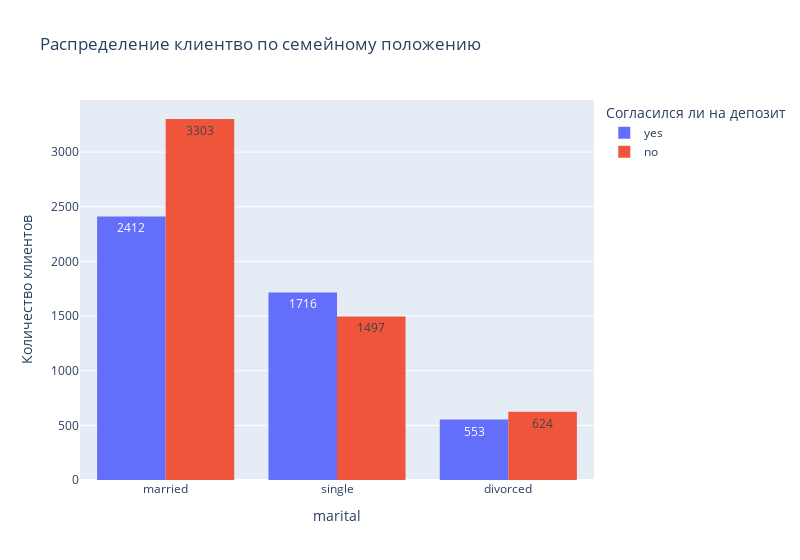

The code cell stored with this chart in its notebook:
### Markdown cell above
> По полученным графикам видно, что большая часть клиентов банка работает в сфере management, что не удивительно, ведь это наиболее распостранённая сфера. Меньше всего клиентов в сфере housemaid. так же стоит отметить, что клиенты сферы student в три раза чаще соглашаются открыть депозит, чем отказываются от него. К тем кто чаще соглашается открыть депозит, чем отказываются от него так же относятся retired (пенсионеры) и unemployed (безработные).

### Code cell
#Построим многоуровневую столбчатую диаграмму
fig_marital = px.histogram(cleaned_df, 
        x="marital", 
        y="deposit", 
        histfunc='count', 
        color="deposit", 
        barmode='group',
        text_auto=True,
        width=800,
        title='Распределение клиентво по семейному положению', 
        labels=dict(job='Сфера занятости клиента', deposit='Согласился ли на депозит')
        )
#Переименуем ось Y
fig_marital.update_layout(yaxis_title_text='Количество клиентов')
fig_marital.show()

### Figure 1 — Plotly figure (JSON) as saved in the notebook; plotly's stock layout.template omitted (floating-point values rounded to 4 significant figures; data arrays with more than 128 entries replaced by an {"elided": "..."} marker saying what was removed)
{"data": [{"alignmentgroup": "True", "bingroup": "x", "histfunc": "count", "hovertemplate": "Согласился ли на депозит=yes<br>marital=%{x}<br>count=%{y}<extra></extra>", "legendgroup": "yes", "marker": {"color": "#636efa", "pattern": {"shape": ""}}, "name": "yes", "offsetgroup": "yes", "orientation": "v", "showlegend": true, "texttemplate": "%{value}", "type": "histogram", "x": {"elided": "4681 str values"}, "xaxis": "x", "y": {"elided": "4681 str values"}, "yaxis": "y"}, {"alignmentgroup": "True", "bingroup": "x", "histfunc": "count", "hovertemplate": "Согласился ли на депозит=no<br>marital=%{x}<br>count=%{y}<extra></extra>", "legendgroup": "no", "marker": {"color": "#EF553B", "pattern": {"shape": ""}}, "name": "no", "offsetgroup": "no", "orientation": "v", "showlegend": true, "texttemplate": "%{value}", "type": "histogram", "x": {"elided": "5424 str values"}, "xaxis": "x", "y": {"elided": "5424 str values"}, "yaxis": "y"}], "layout": {"barmode": "group", "legend": {"title": {"text": "Согласился ли на депозит"}, "tracegroupgap": 0}, "title": {"text": "Распределение клиентво по семейному положению"}, "width": 800, "xaxis": {"anchor": "y", "domain": [0, 1], "title": {"text": "marital"}}, "yaxis": {"anchor": "x", "categoryarray": ["no", "yes"], "categoryorder": "array", "domain": [0, 1], "title": {"text": "Количество клиентов"}}}}
